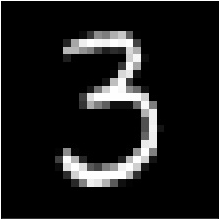
#> input picture three.png, 220 x 220 px
$ jupyter execute Morphological_Transformations.ipynb
#> lines starting #> are read from the running program, lines starting #| are printed output that depends on the picture
[cell 1]
#morphological trasformation

<b>Morphological Transformations</b><br><br>
A morphological transformation consists of a set of simple image operations based on
an image shape, and they are usually used on binary images. They are commonly used
to differentiate text from the background or any other shapes. They need two inputs,
one being the original image, and the other is called the structuring element or kernel,
which decides the nature of the operation. The kernel is usually a matrix that slides
through the image, multiplying its values by the values of the pixels of the image. Two
basic morphological operators are erosion and dilation. Their variant forms are opening
and closing. The one that should be used depends on the task at hand:<br>
• Erosion: <br>When given a binary image, it shrinks the thickness by one pixel both on
the interior and the exterior of the image, which is represented by white pixels.
This method can be applied several times. It can be used for different reasons,
depending on what you want to achieve, but normally it is used with dilation
(which is explained in figure) in order to get rid of holes or noise. An example
of erosion is shown here with the same digit, 3:

• Dilation:<br> This method does the opposite of erosion. It increases the thickness of
the object in a binary image by one pixel both on the interior and the exterior.
It can also be applied to an image several times. This method can be used for
different reasons, depending on what you want to achieve, but normally it is
implemented along with erosion in order to get rid of holes in an image or noise.
An example of dilation is shown here (we have implemented dilation on the image
several times):

• Opening:<br> This method performs erosion first, followed by dilation, and it is usually
used for removing noise from an image.<br>
• Closing:<br> This algorithm does the opposite of opening, as it performs dilation first
before erosion. It is usually used for removing holes within an object:

As you can see, the opening method removes random noise from the image and the
closing method works perfectly in fixing the small random holes within the image. In
order to get rid of the holes of the output image from the opening method, a closing
method could be applied.
There are more binary operations, but these are the basic ones.

<b>Applying the Various Morphological Transformations to an Image</b><br>

Import the OpenCV, Matplotlib, and NumPy libraries. NumPy here is the
fundamental package for scientific computing with Python and will help us create
the kernels applied:

[cell 2]
import cv2
import numpy as np
from matplotlib import pyplot as plt

Now we are going to process in grayscale using OpenCV and show using Matplotlib:

[cell 3]
img = cv2.imread('three.png',0)#you can collect three.png image from image_gallery
#> img is the input picture: shape (220, 220); min 0, max 255, mean 28.4
plt.imshow(img,cmap='gray')
plt.xticks([]),plt.yticks([])
plt.savefig('ex2_1.jpg', bbox_inches='tight')
plt.show()

Let's apply erosion by using OpenCV methods.
The method used here is cv2.erode, and it takes three parameters: the image, a
kernel that slides through the image, and the number of iterations, which is the
number of times that it is executed:

[cell 4]
kernel = np.ones((2,2),np.uint8)
erosion = cv2.erode(img,kernel,iterations = 3)
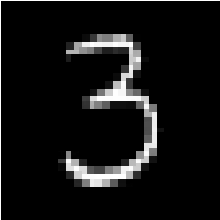
#> erosion: shape (220, 220); min 0, max 255, mean 19.4
plt.imshow(erosion,cmap='gray')
plt.xticks([]),plt.yticks([])
plt.savefig('ex2_2.jpg', bbox_inches='tight')
plt.show()

As we can see, the thickness of the figure has decreased.

We are going to do the same with dilation.<br>
The method used here is cv2.dilate, and it takes three parameters: the image, the
kernel, and the number of iterations:

[cell 5]
kernel = np.ones((2,2),np.uint8)
dilation = cv2.dilate(img,kernel,iterations = 5)
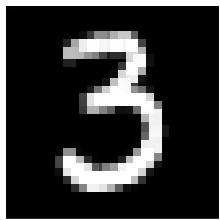
#> dilation: shape (220, 220); min 0, max 255, mean 51
plt.imshow(dilation,cmap='gray')
plt.xticks([]),plt.yticks([])
plt.savefig('ex2_3.jpg', bbox_inches='tight')
plt.show()

As we can see, the thickness of the figure has increased.

Finally, let's put opening and closing into practice.
The method used here is cv2.morphologyEx, and it takes three parameters: the
image, the method applied, and the kernel:

[cell 6]
import random
random.seed(42)
def sp_noise(image,prob):
    '''
    Add salt and pepper noise to image
    prob: Probability of the noise
    '''
    output = np.zeros(image.shape,np.uint8)
    thres = 1 - prob
    for i in range(image.shape[0]):
        for j in range(image.shape[1]):
            rdn = random.random()
            if rdn < prob:
                output[i][j] = 0
            elif rdn > thres:
                output[i][j] = 255
            else:
                output[i][j] = image[i][j]
    return output

def sp_noise_on_figure(image,prob):
    '''
    Add salt and pepper noise to image
    prob: Probability of the noise
    '''
    output = np.zeros(image.shape,np.uint8)
    thres = 1 - prob
    for i in range(image.shape[0]):
        for j in range(image.shape[1]):
            rdn = random.random()
            if rdn < prob:
                if image[i][j] > 100:
                    output[i][j] = 0
            else:
                output[i][j] = image[i][j]
    return output
kernel = np.ones((2,2),np.uint8)

# Create thicker figure to work with
dilation = cv2.dilate(img, kernel, iterations = 1)
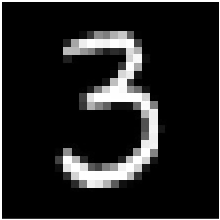
#> dilation: shape (220, 220); min 0, max 255, mean 33
# Create noisy image
noise_img = sp_noise(dilation,0.05)
#> after the loop in sp_noise, `for i in range(image.shape[0]):`:
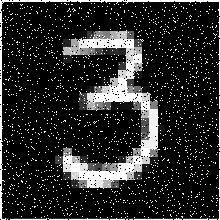
#> output: shape (220, 220); min 0, max 255, mean 42.4
# Create image with noise in the figure
noise_img_on_image = sp_noise_on_figure(dilation,0.15)
#> after the loop in sp_noise_on_figure, `for i in range(image.shape[0]):`:
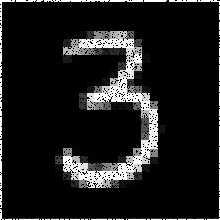
#> output: shape (220, 220); min 0, max 255, mean 28.2
# Apply Opening to image with normal noise
opening = cv2.morphologyEx(noise_img, cv2.MORPH_OPEN, kernel)
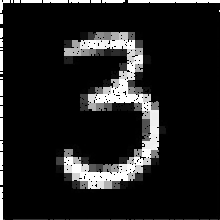
#> opening: shape (220, 220); min 0, max 255, mean 30.6
# Apply Closing to image with noise in the figure
closing = cv2.morphologyEx(noise_img_on_image, cv2.MORPH_CLOSE, kernel)
images = [noise_img,opening,noise_img_on_image,closing]
for i in range(4):
    plt.subplot(1,4,i+1),plt.imshow(images[i],'gray')
    plt.xticks([]),plt.yticks([])
    plt.savefig('ex2_4.jpg', bbox_inches='tight')
    plt.show()
